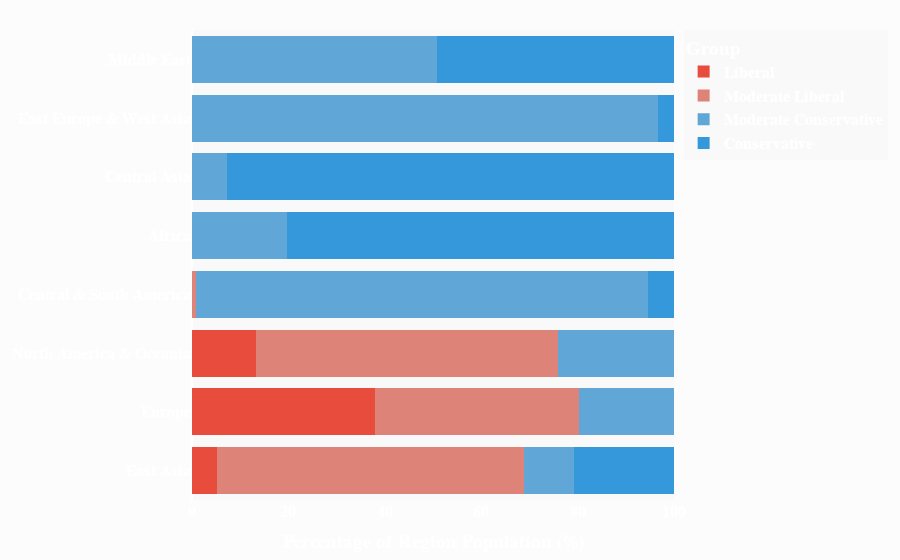

The cell this chart's notebook holds for it:
### Markdown cell above
### 3. Bar plot with plotly to html

### Code cell
import pandas as pd
import plotly.express as px

def prepare_data(df, group_name, color):
    population_by_region = df.groupby("Region")["population 2022"].sum()
    percentage_population = (population_by_region / pd.Series(total_population_by_region)) * 100
    percentage_population_df = percentage_population.reset_index()
    percentage_population_df.columns = ["Region", "Percentage"]
    
    hover_text_by_region = df.groupby("Region").apply(
        lambda x: "<br>".join(
            f"{country}: {liberal}" 
            for country, liberal in zip(x['Country'], x['Conservative_Liberal'].round(2))
        ),
        include_groups=False
    ).reset_index(name="hover_text")
    
    percentage_population_df = percentage_population_df.merge(hover_text_by_region, on="Region")
    percentage_population_df["Group"] = group_name
    percentage_population_df["Color"] = color
    return percentage_population_df

data_conservative = prepare_data(df2_minusOne_to_minusZeroFive, "Conservative", "#3498db")
data_moderate_conservative = prepare_data(df2_minusZeroFive_to_zero, "Moderate Conservative", "#60a7d7")
data_moderate_liberal = prepare_data(df2_zero_to_zeroFive, "Moderate Liberal", "#de8378")
data_liberal = prepare_data(df2_zeroFive_to_one, "Liberal", "#e74c3c")

all_data = pd.concat([
    data_liberal,
    data_moderate_liberal,
    data_moderate_conservative,
    data_conservative
])

fig = px.bar(
    all_data,
    y="Region",
    x="Percentage",
    color="Group",
    color_discrete_map={
        "Liberal": "#e74c3c",
        "Moderate Liberal": "#de8378",
        "Moderate Conservative": "#60a7d7",
        "Conservative": "#3498db",
    },
    orientation='h',
    hover_data={"Percentage": ':.2f'},
    custom_data=["hover_text"]
)

fig.update_traces(
    hovertemplate='%{customdata[0]}<extra></extra>',
    marker_line_width=0,
    hoverlabel=dict(bgcolor='#141313', font_color='white', font_size=16, font_family='sans-serif', bordercolor='rgba(0, 0, 0, 0)'),
)

fig.update_layout(
    barmode='stack',
    showlegend=True,
    xaxis_title="Percentage of Region Population (%)",
    xaxis_range=[0, 100],
    yaxis_title=None,
    margin=dict(t=30, b=35, l=50, r=30),
    paper_bgcolor='rgba(20, 20, 20, 0.01)',
    plot_bgcolor='rgba(20, 20, 20, 0.01)',
    font=dict(family='sans-serif', color='white', size=16, weight='bold'),
    xaxis=dict(showgrid=False)
)

fig.show()
fig.write_html("liberal_conservative.html",config={"displayModeBar": False})

### Figure 1 — Plotly figure (JSON) as saved in the notebook; plotly's stock layout.template omitted (floating-point values rounded to 4 significant figures)
{"data": [{"alignmentgroup": "True", "customdata": [["Japan: 0.66"], ["Finland: 0.64<br>Denmark: 0.78<br>Switzerland: 0.57<br>Sweden: 0.85<br>Iceland: 0.63<br>Norway: 0.78<br>Andorra: 0.51<br>Germany: 0.6<br>Netherlands: 0.73<br>Great Britain: 0.64"], ["Australia: 0.52<br>New Zealand: 0.63<br>Canada: 0.56"]], "hoverlabel": {"bgcolor": "#141313", "bordercolor": "rgba(0, 0, 0, 0)", "font": {"color": "white", "family": "sans-serif", "size": 16}}, "hovertemplate": "%{customdata[0]}<extra></extra>", "legendgroup": "Liberal", "marker": {"color": "#e74c3c", "line": {"width": 0}, "pattern": {"shape": ""}}, "name": "Liberal", "offsetgroup": "Liberal", "orientation": "h", "showlegend": true, "textposition": "auto", "type": "bar", "x": [5.174, 38.04, 13.2], "xaxis": "x", "y": ["East Asia", "Europe", "North America & Oceania"], "yaxis": "y"}, {"alignmentgroup": "True", "customdata": [["Uruguay: 0.1"], ["South Korea: 0.28<br>Thailand: 0.02<br>China: 0.09<br>Mongolia: 0.19"], ["Spain: 0.38<br>Slovenia: 0.4<br>Bulgaria: 0.04<br>Italy: 0.19<br>Lithuania: 0.16<br>Hungary: 0.12<br>Estonia: 0.34<br>France: 0.44<br>Austria: 0.48<br>Latvia: 0.18<br>Czechia: 0.47<br>Slovakia: 0.18<br>Ireland: 0.29"], ["United States: 0.24"]], "hoverlabel": {"bgcolor": "#141313", "bordercolor": "rgba(0, 0, 0, 0)", "font": {"color": "white", "family": "sans-serif", "size": 16}}, "hovertemplate": "%{customdata[0]}<extra></extra>", "legendgroup": "Moderate Liberal", "marker": {"color": "#de8378", "line": {"width": 0}, "pattern": {"shape": ""}}, "name": "Moderate Liberal", "offsetgroup": "Moderate Liberal", "orientation": "h", "showlegend": true, "textposition": "auto", "type": "bar", "x": [0.7312, 63.64, 42.35, 62.78], "xaxis": "x", "y": ["Central & South America", "East Asia", "Europe", "North America & Oceania"], "yaxis": "y"}, {"alignmentgroup": "True", "customdata": [["Kenya: -0.39<br>Morocco: -0.31"], ["Haiti: -0.3<br>Bolivia: -0.5<br>Argentina: -0.15<br>Puerto Rico: -0.4<br>Peru: -0.48<br>Chile: -0.02<br>Colombia: -0.48<br>Brazil: -0.17<br>Guatemala: -0.36<br>Venezuela: -0.42"], ["Kazakhstan: -0.22"], ["Malaysia: -0.12<br>Philippines: -0.46<br>Vietnam: -0.08<br>Singapore: -0.05"], ["Russia: -0.06<br>Azerbaijan: -0.34<br>Ukraine: -0.02"], ["Greece: -0.04<br>Croatia: -0.02<br>Poland: -0.08<br>Romania: -0.32<br>Serbia: -0.08<br>Albania: -0.44<br>Belarus: -0.03<br>Bosnia and Herzegovina: -0.21<br>Montenegro: -0.2<br>Cyprus: -0.28<br>North Macedonia: -0.09<br>Portugal: -0.08"], ["Lebanon: -0.42<br>Turkey: -0.33<br>Iran: -0.4"], ["Mexico: -0.34"]], "hoverlabel": {"bgcolor": "#141313", "bordercolor": "rgba(0, 0, 0, 0)", "font": {"color": "white", "family": "sans-serif", "size": 16}}, "hovertemplate": "%{customdata[0]}<extra></extra>", "legendgroup": "Moderate Conservative", "marker": {"color": "#60a7d7", "line": {"width": 0}, "pattern": {"shape": ""}}, "name": "Moderate Conservative", "offsetgroup": "Moderate Conservative", "orientation": "h", "showlegend": true, "textposition": "auto", "type": "bar", "x": [19.8, 93.94, 7.195, 10.48, 96.74, 19.61, 50.77, 24.02], "xaxis": "x", "y": ["Africa", "Central & South America", "Central Asia", "East Asia", "East Europe & West Asia", "Europe", "Middle East", "North America & Oceania"], "yaxis": "y"}, {"alignmentgroup": "True", "customdata": [["Nigeria: -0.68<br>Tunisia: -0.5<br>Zimbabwe: -0.58<br>Ethiopia: -0.64"], ["Bolivia: -0.5<br>Ecuador: -0.57<br>Nicaragua: -0.64"], ["Pakistan: -0.59<br>Tajikistan: -0.58<br>Kyrgyzstan: -0.57<br>Maldives: -0.59"], ["Indonesia: -0.58<br>Bangladesh: -0.64<br>Myanmar: -0.54"], ["Georgia: -0.52<br>Armenia: -0.58"], ["Iraq: -0.56<br>Jordan: -0.76<br>Egypt: -0.73<br>Libya: -0.8"]], "hoverlabel": {"bgcolor": "#141313", "bordercolor": "rgba(0, 0, 0, 0)", "font": {"color": "white", "family": "sans-serif", "size": 16}}, "hovertemplate": "%{customdata[0]}<extra></extra>", "legendgroup": "Conservative", "marker": {"color": "#3498db", "line": {"width": 0}, "pattern": {"shape": ""}}, "name": "Conservative", "offsetgroup": "Conservative", "orientation": "h", "showlegend": true, "textposition": "auto", "type": "bar", "x": [80.2, 7.941, 92.81, 20.71, 3.265, 49.23], "xaxis": "x", "y": ["Africa", "Central & South America", "Central Asia", "East Asia", "East Europe & West Asia", "Middle East"], "yaxis": "y"}], "layout": {"barmode": "stack", "font": {"color": "white", "family": "sans-serif", "size": 16, "weight": "bold"}, "legend": {"title": {"text": "Group"}, "tracegroupgap": 0}, "margin": {"b": 35, "l": 50, "r": 30, "t": 30}, "paper_bgcolor": "rgba(20, 20, 20, 0.01)", "plot_bgcolor": "rgba(20, 20, 20, 0.01)", "showlegend": true, "xaxis": {"anchor": "y", "domain": [0, 1], "range": [0, 100], "showgrid": false, "title": {"text": "Percentage of Region Population (%)"}}, "yaxis": {"anchor": "x", "domain": [0, 1], "title": {}}}}
